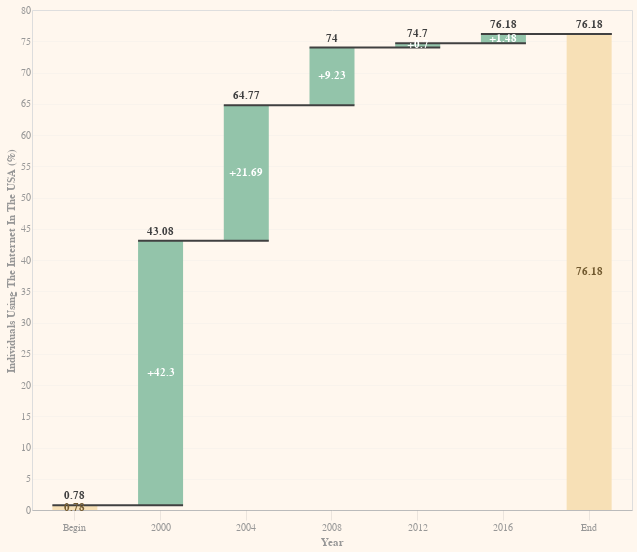

Source (Vega-Lite JSON):
### Vega-Lite specification from a JSON file in a GitHub repository (floating-point values rounded to 4 significant figures)
{"$schema": "https://vega.github.io/schema/vega-lite/v4.json", "data": {"values": [{"label": "Begin", "amount": 0.78}, {"label": "2000", "amount": 42.3}, {"label": "2004", "amount": 21.69}, {"label": "2008", "amount": 9.23}, {"label": "2012", "amount": 0.7}, {"label": "2016", "amount": 1.48}, {"label": "End", "amount": 0}]}, "width": 600, "height": 500, "transform": [{"window": [{"op": "sum", "field": "amount", "as": "sum"}]}, {"window": [{"op": "lead", "field": "label", "as": "lead"}]}, {"calculate": "datum.lead === null ? datum.label : datum.lead", "as": "lead"}, {"calculate": "datum.label === 'End' ? 0 : datum.sum - datum.amount", "as": "previous_sum"}, {"calculate": "datum.label === 'End' ? datum.sum : datum.amount", "as": "amount"}, {"calculate": "(datum.label !== 'Begin' && datum.label !== 'End' && datum.amount > 0 ? '+' : '') + datum.amount", "as": "text_amount"}, {"calculate": "(datum.sum + datum.previous_sum) / 2", "as": "center"}, {"calculate": "datum.sum < datum.previous_sum ? datum.sum : ''", "as": "sum_dec"}, {"calculate": "datum.sum > datum.previous_sum ? datum.sum : ''", "as": "sum_inc"}], "encoding": {"x": {"field": "label", "type": "ordinal", "sort": null, "axis": {"labelAngle": 0, "title": "Year"}}, "tooltip": [{"field": "amount", "title": "Population Number Change"}, {"field": "label", "title": "Year"}]}, "layer": [{"mark": {"type": "bar", "size": 45}, "encoding": {"y": {"field": "previous_sum", "type": "quantitative", "title": "Individuals Using The Internet In The USA (%)"}, "y2": {"field": "sum"}, "color": {"condition": [{"test": "datum.label === 'Begin' || datum.label === 'End'", "value": "#f7e0b6"}, {"test": "datum.sum < datum.previous_sum", "value": "#f78a64"}], "value": "#93c4aa"}}}, {"mark": {"type": "rule", "color": "#404040", "opacity": 1, "strokeWidth": 2, "xOffset": -22.5, "x2Offset": 22.5}, "encoding": {"x2": {"field": "lead"}, "y": {"field": "sum", "type": "quantitative"}}}, {"mark": {"type": "text", "dy": -4, "baseline": "bottom"}, "encoding": {"y": {"field": "sum_inc", "type": "quantitative"}, "text": {"field": "sum_inc", "type": "nominal"}}}, {"mark": {"type": "text", "dy": 4, "baseline": "top"}, "encoding": {"y": {"field": "sum_dec", "type": "quantitative"}, "text": {"field": "sum_dec", "type": "nominal"}}}, {"mark": {"type": "text", "fontWeight": "bold", "baseline": "middle"}, "encoding": {"y": {"field": "center", "type": "quantitative"}, "text": {"field": "text_amount", "type": "nominal"}, "color": {"condition": [{"test": "datum.label === 'Begin' || datum.label === 'End'", "value": "#725a30"}], "value": "white"}}}], "config": {"background": "rgb(255,247,238)", "arc": {"fill": "#ab5787"}, "area": {"fill": "#ab5787"}, "line": {"stroke": "#ab5787"}, "path": {"stroke": "#ab5787"}, "rect": {"fill": "#ab5787"}, "shape": {"stroke": "#ab5787"}, "symbol": {"fill": "#ab5787", "size": 30}, "axis": {"domainColor": "#979797", "domainWidth": 0.5, "gridWidth": 0.2, "labelColor": "#979797", "tickColor": "#979797", "tickWidth": 0.2, "titleColor": "#979797"}, "axisBand": {"grid": false}, "axisX": {"grid": true, "tickSize": 10}, "axisY": {"domain": false, "grid": true, "tickSize": 0}, "legend": {"labelFontSize": 11, "padding": 1, "symbolSize": 30, "symbolType": "square"}, "range": {"category": ["#ab5787", "#51b2e5", "#703c5c", "#168dd9", "#d190b6", "#00609f", "#d365ba", "#154866", "#666666", "#c4c4c4"]}, "text": {"fontWeight": "bold", "color": "#404040"}}}
